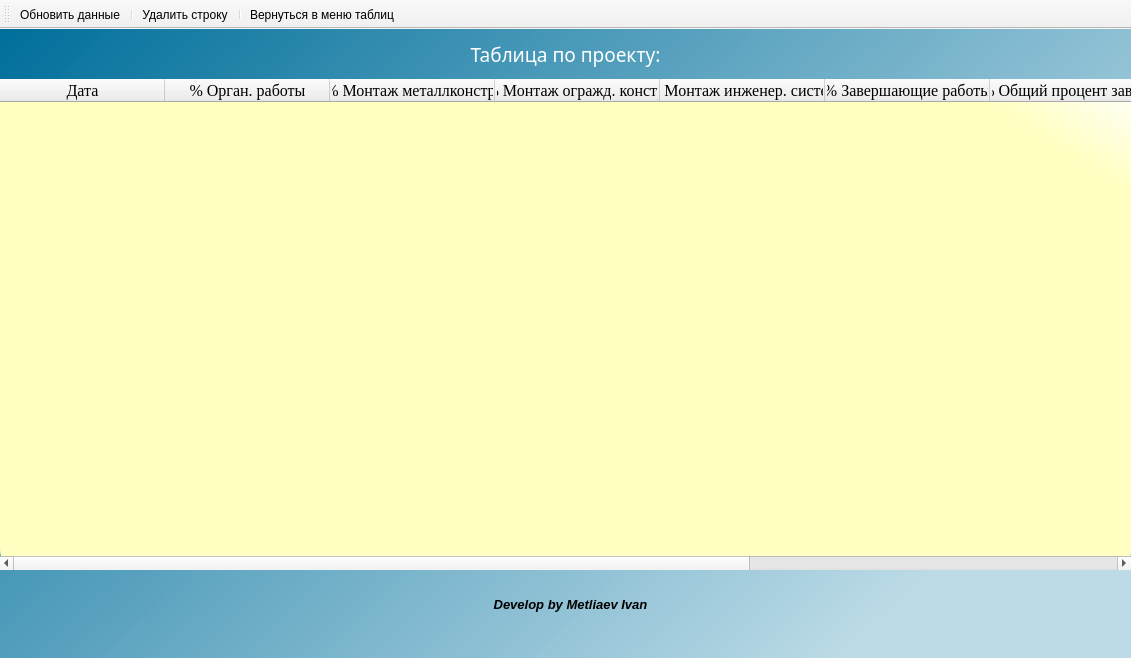
<?xml version="1.0" encoding="UTF-8"?>
<ui version="4.0">
 <class>Table1</class>
 <widget class="QMainWindow" name="Table1">
  <property name="geometry">
   <rect>
    <x>0</x>
    <y>0</y>
    <width>1131</width>
    <height>658</height>
   </rect>
  </property>
  <property name="minimumSize">
   <size>
    <width>602</width>
    <height>658</height>
   </size>
  </property>
  <property name="maximumSize">
   <size>
    <width>3000</width>
    <height>3000</height>
   </size>
  </property>
  <property name="windowTitle">
   <string>Данные по проекту</string>
  </property>
  <property name="styleSheet">
   <string notr="true">QWidget#centralwidget{
     background:qlineargradient(spread:pad, x1:0, y1:0, x2:1, y2:0.574, stop:0 rgba(0, 111, 155, 255), stop:1 rgba(187, 218, 230, 248));
}</string>
  </property>
  <widget class="QWidget" name="centralwidget">
   <widget class="QTableWidget" name="maintable">
    <property name="geometry">
     <rect>
      <x>0</x>
      <y>50</y>
      <width>1131</width>
      <height>491</height>
     </rect>
    </property>
    <property name="minimumSize">
     <size>
      <width>0</width>
      <height>0</height>
     </size>
    </property>
    <property name="maximumSize">
     <size>
      <width>2000</width>
      <height>2000</height>
     </size>
    </property>
    <property name="font">
     <font>
      <family>Times New Roman</family>
      <pointsize>12</pointsize>
     </font>
    </property>
    <property name="styleSheet">
     <string notr="true">QTableWidget{
	background-color:qlineargradient(spread:pad, x1:0.892, y1:0.0738636, x2:1, y2:0, stop:0 rgba(255, 255, 194, 255), stop:1 rgba(255, 255, 255, 255));
	selection-background-color: qlineargradient(spread:pad, x1:0, y1:0, x2:1, y2:1, stop:0 rgba(81, 255, 95, 255), stop:1 rgba(187, 255, 207, 255));
	section-color:black;
	border-radius: 20%;
}
</string>
    </property>
    <property name="rowCount">
     <number>0</number>
    </property>
    <attribute name="horizontalHeaderVisible">
     <bool>true</bool>
    </attribute>
    <attribute name="horizontalHeaderCascadingSectionResizes">
     <bool>false</bool>
    </attribute>
    <attribute name="horizontalHeaderDefaultSectionSize">
     <number>165</number>
    </attribute>
    <attribute name="horizontalHeaderMinimumSectionSize">
     <number>84</number>
    </attribute>
    <attribute name="horizontalHeaderShowSortIndicator" stdset="0">
     <bool>true</bool>
    </attribute>
    <attribute name="horizontalHeaderStretchLastSection">
     <bool>false</bool>
    </attribute>
    <attribute name="verticalHeaderVisible">
     <bool>true</bool>
    </attribute>
    <column>
     <property name="text">
      <string>Дата</string>
     </property>
     <property name="font">
      <font>
       <family>Times New Roman</family>
       <pointsize>12</pointsize>
      </font>
     </property>
    </column>
    <column>
     <property name="text">
      <string>% Орган. работы</string>
     </property>
     <property name="font">
      <font>
       <family>Times New Roman</family>
       <pointsize>12</pointsize>
      </font>
     </property>
    </column>
    <column>
     <property name="text">
      <string>% Монтаж металлконстр.</string>
     </property>
     <property name="font">
      <font>
       <family>Times New Roman</family>
       <pointsize>12</pointsize>
      </font>
     </property>
    </column>
    <column>
     <property name="text">
      <string>% Монтаж огражд. констр.</string>
     </property>
     <property name="font">
      <font>
       <family>Times New Roman</family>
       <pointsize>12</pointsize>
      </font>
     </property>
    </column>
    <column>
     <property name="text">
      <string>% Монтаж инженер. систем</string>
     </property>
     <property name="font">
      <font>
       <family>Times New Roman</family>
       <pointsize>12</pointsize>
      </font>
     </property>
    </column>
    <column>
     <property name="text">
      <string>% Завершающие работы</string>
     </property>
     <property name="font">
      <font>
       <family>Times New Roman</family>
       <pointsize>12</pointsize>
      </font>
     </property>
    </column>
    <column>
     <property name="text">
      <string>% Общий процент заверш.</string>
     </property>
     <property name="font">
      <font>
       <family>Times New Roman</family>
       <pointsize>12</pointsize>
      </font>
     </property>
    </column>
    <column>
     <property name="text">
      <string>Проблемы</string>
     </property>
     <property name="font">
      <font>
       <family>Times New Roman</family>
       <pointsize>12</pointsize>
      </font>
     </property>
    </column>
    <column>
     <property name="text">
      <string>Решение проблем</string>
     </property>
     <property name="font">
      <font>
       <family>Times New Roman</family>
       <pointsize>12</pointsize>
      </font>
     </property>
    </column>
   </widget>
   <widget class="QLabel" name="logo">
    <property name="geometry">
     <rect>
      <x>660</x>
      <y>550</y>
      <width>51</width>
      <height>51</height>
     </rect>
    </property>
    <property name="minimumSize">
     <size>
      <width>30</width>
      <height>30</height>
     </size>
    </property>
    <property name="styleSheet">
     <string notr="true">image:url(:/logo/logo/35th Parallel-logos1.png);
</string>
    </property>
    <property name="text">
     <string/>
    </property>
   </widget>
   <widget class="QLabel" name="progect_name_label">
    <property name="geometry">
     <rect>
      <x>0</x>
      <y>0</y>
      <width>1131</width>
      <height>51</height>
     </rect>
    </property>
    <property name="font">
     <font>
      <family>Times New Roman 12</family>
      <pointsize>14</pointsize>
      <weight>50</weight>
      <italic>false</italic>
      <bold>false</bold>
     </font>
    </property>
    <property name="styleSheet">
     <string notr="true">QLabel{
font: 14pt &quot;Times New Roman&quot; bold;
color:white
}</string>
    </property>
    <property name="text">
     <string>Таблица по проекту:</string>
    </property>
    <property name="alignment">
     <set>Qt::AlignCenter</set>
    </property>
    <property name="wordWrap">
     <bool>true</bool>
    </property>
   </widget>
   <widget class="QLabel" name="label_develop">
    <property name="geometry">
     <rect>
      <x>0</x>
      <y>550</y>
      <width>1141</width>
      <height>51</height>
     </rect>
    </property>
    <property name="font">
     <font>
      <family>MS Sans Serif</family>
      <pointsize>10</pointsize>
      <weight>75</weight>
      <italic>true</italic>
      <bold>true</bold>
     </font>
    </property>
    <property name="text">
     <string>Develop by Metliaev Ivan</string>
    </property>
    <property name="alignment">
     <set>Qt::AlignCenter</set>
    </property>
   </widget>
   <zorder>label_develop</zorder>
   <zorder>maintable</zorder>
   <zorder>logo</zorder>
   <zorder>progect_name_label</zorder>
  </widget>
  <widget class="QToolBar" name="toolBar">
   <property name="minimumSize">
    <size>
     <width>0</width>
     <height>0</height>
    </size>
   </property>
   <property name="maximumSize">
    <size>
     <width>16777215</width>
     <height>50</height>
    </size>
   </property>
   <property name="windowTitle">
    <string>toolBar</string>
   </property>
   <property name="iconSize">
    <size>
     <width>46</width>
     <height>46</height>
    </size>
   </property>
   <attribute name="toolBarArea">
    <enum>TopToolBarArea</enum>
   </attribute>
   <attribute name="toolBarBreak">
    <bool>false</bool>
   </attribute>
   <addaction name="refresh_1"/>
   <addaction name="separator"/>
   <addaction name="delite_str"/>
   <addaction name="separator"/>
   <addaction name="exit_from_table"/>
  </widget>
  <action name="delite_str">
   <property name="checkable">
    <bool>true</bool>
   </property>
   <property name="icon">
    <iconset resource="../images/images_store.qrc">
     <normaloff>:/table/tables/delite_db.png</normaloff>:/table/tables/delite_db.png</iconset>
   </property>
   <property name="text">
    <string>Удалить строку</string>
   </property>
  </action>
  <action name="exit_from_table">
   <property name="checkable">
    <bool>true</bool>
   </property>
   <property name="icon">
    <iconset>
     <normaloff>../images/tables/exit.png</normaloff>../images/tables/exit.png</iconset>
   </property>
   <property name="text">
    <string>Вернуться в меню таблиц</string>
   </property>
  </action>
  <action name="refresh_1">
   <property name="checked">
    <bool>false</bool>
   </property>
   <property name="enabled">
    <bool>true</bool>
   </property>
   <property name="icon">
    <iconset resource="../images/images_store.qrc">
     <normaloff>:/table/tables/refresh.png</normaloff>:/table/tables/refresh.png</iconset>
   </property>
   <property name="text">
    <string>Обновить данные</string>
   </property>
   <property name="toolTip">
    <string>Обновить данные</string>
   </property>
   <property name="shortcutVisibleInContextMenu">
    <bool>true</bool>
   </property>
  </action>
 </widget>
 <resources>
  <include location="../images/images_store.qrc"/>
 </resources>
 <connections/>
</ui>
